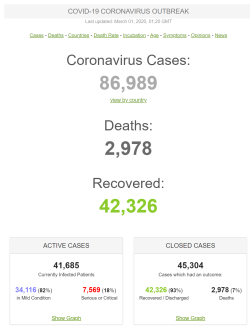
#> input picture content/2020-02-29-17-47-08-250xauto.png, 250 x 329 px
$ python image_resize.py content/2020-02-29-17-47-08-250xauto.png   (Python 2 division)   (older library calls are emulated)
#> lines starting #> are read from the running program, lines starting #| are printed output that depends on the picture
import os, sys
from PIL import Image

size = 128, 128

for infile in sys.argv[1:]:
    outfile = os.path.splitext(infile)[0] + ".thumbnail"
    if infile != outfile:
        try:
            im = Image.open(infile)
#> im is the input picture: PIL image 250x329 RGBA; mean R, G, B, A 248.2, 248.6, 247.3, 255
            im.thumbnail(size, Image.ANTIALIAS)
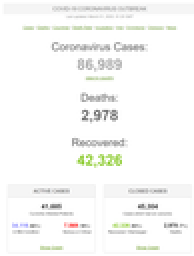
#> im: PIL image 97x128 RGBA (shown 2 times larger); mean R, G, B, A 247.8, 248.3, 246.9, 255
            im.save(outfile, "JPEG")
        except IOError:
            print "cannot create thumbnail for '%s'" % infile

$ run again, on content/2020-02-29-18-06-35-250xauto.png
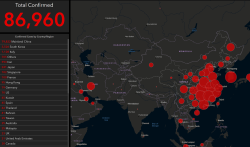
#> input picture content/2020-02-29-18-06-35-250xauto.png, 250 x 147 px
#> im is the input picture: PIL image 250x147 RGBA; mean R, G, B, A 41.8, 35.9, 37.4, 255
#> `im.thumbnail(size, Image.ANTIALIAS)`:
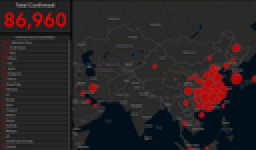
#> im: PIL image 128x75 RGBA (shown 2 times larger); mean R, G, B, A 41.9, 35.9, 37.4, 255
